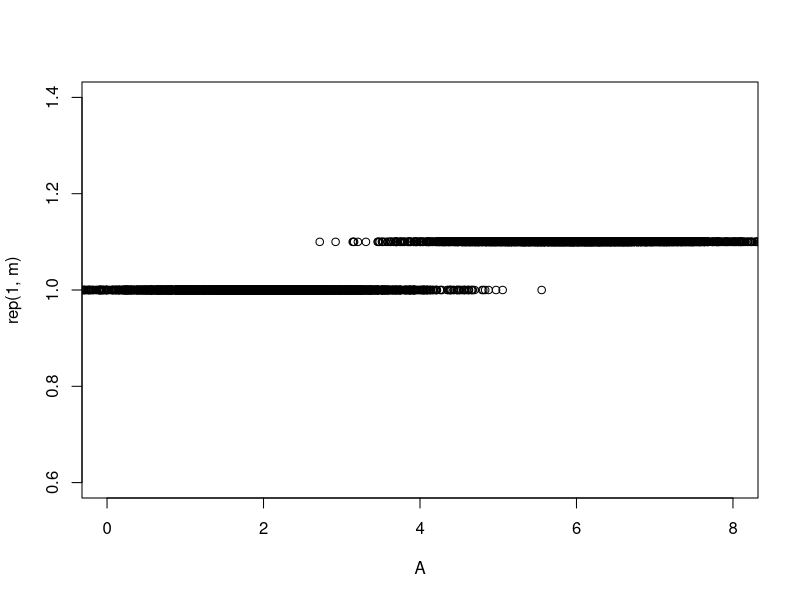

Reproduce this figure in R.
set.seed(1917)
m <- 3000
n <- 3000
A <- rnorm(m,mean=2,sd=1)
B <- rnorm(n,mean=6,sd=1)
plot(A,rep(1,m),xlim=c(0,8))
points(B,rep(1.1,n))

pairs <- expand.grid(A,B)
diffs <- pairs[,1]-pairs[,2]

Iab <- 1/(m*n)*sum(diffs[diffs>0])
cat("inconsistency = ", Iab/(mean(B)-mean(A)))